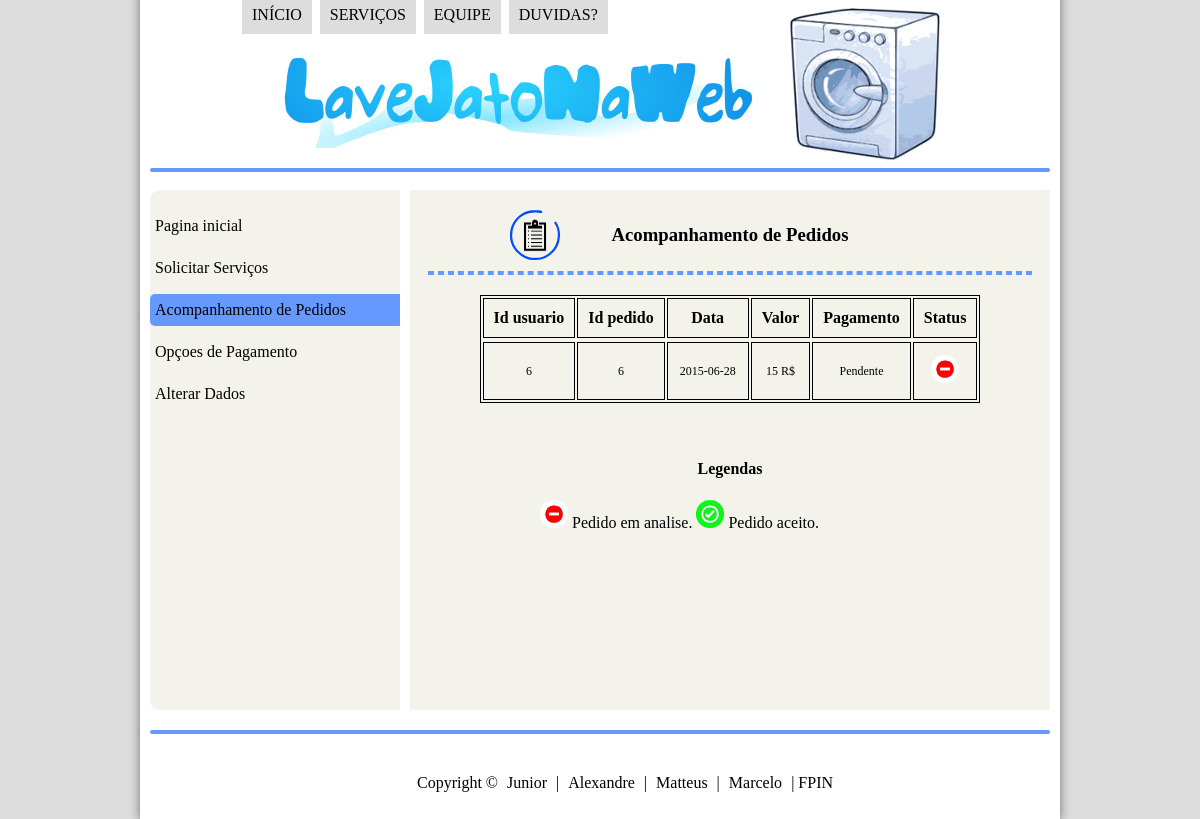
/pagina_usuario/acomp_pedidos.php (signed in), run on the app's committed database.
### tables this page shows
CREATE TABLE IF NOT EXISTS `t_servico` (
  `id_usuario` int(11) NOT NULL,
`id_pedido` int(11) NOT NULL,
  `data` date NOT NULL,
  `valor` int(11) NOT NULL,
  `status_pagamento` varchar(30) NOT NULL DEFAULT 'Pendente',
  `status_pedido` varchar(20) NOT NULL DEFAULT 'Em analise'
);

### pagina_usuario/acomp_pedidos.php (the view, shortened to what this page needs)
<?php
    if(!isset($_SESSION['nome_usuario']) || !isset($_SESSION['senha_usuario'])){
        header("Location: ..\\index.html");
        exit;
    }else{
        $id = $_SESSION['id'];
    }
?>
<!DOCTYPE html>
<html>
	<head>
		<link rel="stylesheet" type="text/css" href="..\_css\login_usuario.css"/>
	</head>
    <body>
		<div id="interface">
			<header id="cabecalho">
				<nav id="menu">
					<ul>
						<li><a href="..\index.php">INÍCIO</a></li>
						<li><a href="..\lavejatonaweb\servicos.php">SERVIÇOS</a></li>
						<li><a href="..\lavejatonaweb\equipe.html">EQUIPE</a></li>
						<li><a href="..\lavejatonaweb\duvidas.html">DUVIDAS?</a></li>
					</ul>
				</nav>
				<img class="icone" src="..\_imagens\laundry.png"/>
			</header>
			<hr class="linha">
			<section id="corpo">
				<div id="meio">
								<div id="info_usuario">
								<img class="imgacompanhamento" src="..\_imagens\acompanhamento.png"/>
								<h3>Acompanhamento de Pedidos</h3>
								<hr class="primeira">
                                <?php
                                $resultado = mysql_query("SELECT * FROM t_servico WHERE id_usuario = '$id'");
                                $linhas = mysql_num_rows($resultado);
                                echo "<table style='Border: 1px solid;'>";
                                echo "<tr><th>Id usuario</th><th>Id pedido</th><th>Data</th><th>Valor</th><th>Pagamento</th><th>Status</th><tr>";
                    for($i = 0 ; $i < $linhas ; $i++)
	                       {
                                $registro = mysql_fetch_row($resultado);
                                echo "<tr><td>$registro[0]</td>";
                                echo "<td> $registro[1] </td>";
                                echo "<td> $registro[2]</td>";
                                echo "<td> $registro[3] R$</td>";
                                echo "<td id='situacao'> $registro[4]</td>";
                        if($registro[5]=="Em analise"){
                                echo "<td id='cor'><img id='$i' src='js\\fail.png'></td>";
                        }else{
                            echo "<td id='cor'><img id='$i' src='js\\ok.png'></td>";
                        }
                           }
                                echo "</table>";
                                ?>
                                    <br><br>
                                    <h4>Legendas</h4>
                                    <img style="margin-left: 130px;"src="js/fail.png"/> Pedido em analise.
                                    <img src="js/ok.png"/> Pedido aceito.
								</div>
					<div id="op_serv">
					<nav id="menu_op" >
					<ul>
						<a href="pagina_usuario.php"><li>Pagina inicial</li></a>
						<a href="solicitar_servico.html"><li>Solicitar Serviços</li></a>
						<li style="background-color: #6699FF">Acompanhamento de Pedidos</li>
						<a href="op_pagamento.html"><li>Opçoes de Pagamento</li></a>
						<a href="alterar_dados.html"><li>Alterar Dados</li></a>
					</ul>
					</nav>
					</div>
				</div>
			</section>
			<aside id="lateral">
			</aside>
			<footer id="rodape">
			<hr class="linha">
				<p>Copyright © <span>Junior</span> | <span>Alexandre</span> | <span>Matteus</span> | <span>Marcelo</span> | FPIN</p>
			</footer>
        </div>
    </body>
</html>

### _css/login_usuario.css (style rules this page uses)
body { background-color: #dddddd; color: rgba(0,0,0,1); }
div#interface { width: 900px; background-color: #ffffff; margin: -20px auto 0px auto; box-shadow: 0px 0px 10px rgba(0,0,0,.5); padding: 10px; }
p { text-align: justify; text-indent: 50px; }
header#cabecalho { height: 150px; background: url("../_imagens/Logo.png") no-repeat 120px 60px; }
hr.linha { border: 2px solid; margin-top: 20px; color: #6699FF; border-radius: 5px; }
img.icone { position: relative; top: 10px; left: 640px; }
nav#menu { display: block; position: relative; right: 250px; }
nav#menu ul { list-style: none; text-transform: uppercase; position: absolute; top: -20px; left: 300px; }
nav#menu li { display: inline-block; background-color: #dddddd; padding: 10px; margin: 2px; transition: background-color 1s; }
nav#menu a { color: #000000; text-decoration: none; }
section#corpo { display: block; width: 520px; float: left; padding-right: 15px; }
aside#lateral { padding-top: 50px; display: block; width: 350px; float: right; }
footer#rodape { clear: both; height: 80px; }
footer#rodape span { padding: 5px; border-radius: 5px 5px; }
footer#rodape p { text-align: center; font-family: Verdana; margin-top: 40px; }
div#meio { height: 500px; width: 900px; margin-top: 10px; margin-bottom: -10px; }
div#op_serv { margin-top: 10px; height: 520px; width: 250px; border-radius: 10px 0 0 10px; background-color: #F3F3EC ; }
nav#menu_op ul { list-style: none; float: left; width: 100%; padding: 0px; margin-top: 10px; }
nav#menu_op li { text-align: left; margin-top: 10px; border-radius: 5px 0 0 5px; padding: 7px 5px 7px 5px; font-family: Verdana; }
nav#menu_op a { text-decoration: none; color: black; }
div#info_usuario { height: 520px; width: 640px; float: right; background-color: #F3F3EC; margin-bottom: 20px; }
div#info_usuario h3 { margin-top: -20px; font-family: Verdana; text-align: center; }
div#info_usuario table { border: 1px solid; margin: auto; margin-top: 20px; }
div#info_usuario td { border: 1px solid; padding: 12px; font-family: verdana; font-size: 12px; text-align: center; margin-top: 10px; }
div#info_usuario th { border: 1px solid; padding: 10px; font-family: verdana; }
div#info_usuario hr.primeira { width: 600px; margin: auto; border: 2px dashed #6699FF; margin-top: 25px; margin-bottom: 20px; }
div#info_usuario h4 { font-family: verdana; text-align: center; }
img.imgacompanhamento { position: relative; top: 20px; left: 100px; }

### data on the page
t_servico: id_usuario "6", id_pedido "6", data "2015-06-28", valor "15", status_pagamento "Pendente"
